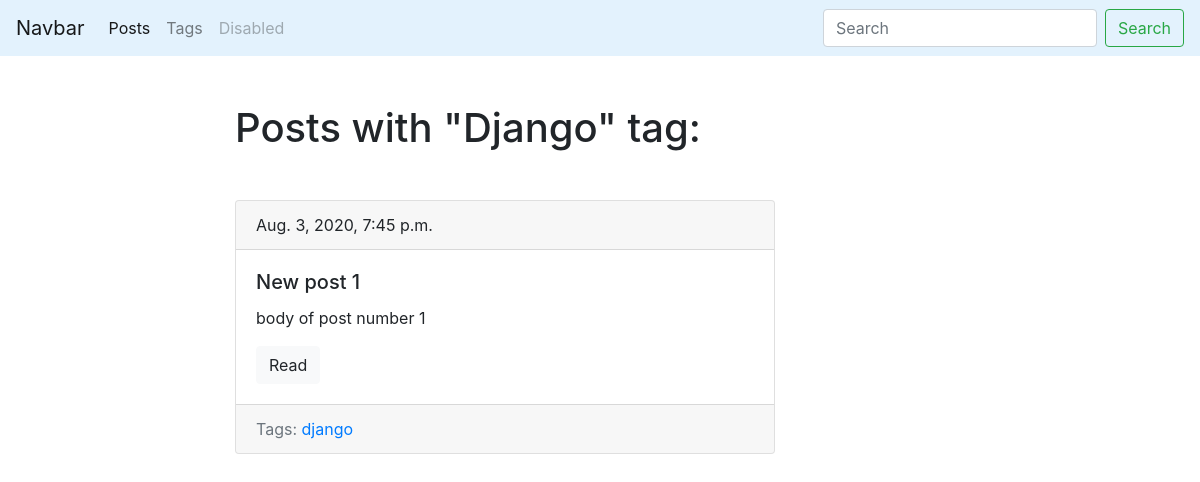
Screenshot of /blog/tag/django/ with the database file from the repository.
### blog/models.py (models this page shows, shortened)
class Tag(models.Model):
    title = models.CharField(max_length=50)
    slug = models.SlugField(max_length=150, unique=True)
    def get_absolute_url(self):
        return reverse('tag_detail_url', kwargs={'slug': self.slug})

class Post(models.Model):
    title = models.CharField(max_length=150, db_index=True) #db_index - делает индекс каждому полю
    slug = models.SlugField(max_length=150, unique=True)    #unique - делает каждое поле уникальным
    body = models.TextField(blank=True, db_index=True)      #blank=True - позволяет оставлять поле пустым
    tags = models.ManyToManyField('Tag', blank=True, related_name='posts') #related_name - для связи
    date_pub = models.DateTimeField(auto_now_add=True)
    def get_absolute_url(self):
        return reverse('post_detail_url', kwargs={'slug': self.slug})  # возвращает ссылку на конкретный пост

### blog/views.py (the view)
# urls.py: path('tag/<str:slug>/', tag_detail, name='tag_detail_url'),
def tag_detail(request, slug):
    tag = Tag.objects.get(slug__iexact=slug)
    return render(request, 'blog/tag_detail.html', context={'tag': tag})

### blog/templates/blog/tag_detail.html (shortened to what this page needs)
{% extends 'base.html' %}
{% block content %}
    <h1 class="mb-5">Posts with "{{ tag.title|title }}" tag:</h1>
    {% for post in tag.posts.all %}
		{% include 'blog/includes/post_card_template.html' %}
    {% endfor %}
{% endblock %}

### blog/templates/blog/includes/post_card_template.html
<div class="card mb-5">
  	<div class="card-header">
    	{{ post.date_pub }}
  	</div>
  	<div class="card-body">
   		<h5 class="card-title">{{ post.title }}</h5>
    	<p class="card-text">{{ post.body|truncatewords:15 }}</p>
    	<a href="{{ post.get_absolute_url }}" class="btn btn-light">Read</a>
  	</div>
  	<div class="card-footer text-muted">
    	Tags:
    	{% for tag in post.tags.all %}
			<a href="{{ tag.get_absolute_url }}"> {{ tag.title }} </a>
    	{% endfor %}
  	</div>
</div>

### rows the page displays
Tag: title "Django", title "django"
Post: date_pub "Aug. 3, 2020, 7:45 p.m.", title "New post 1", body "body of post number 1"
